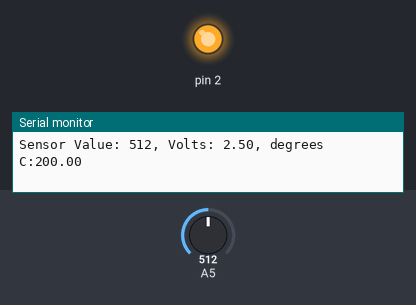
A sketch run on a simulated Arduino Uno, built with avr-gcc and run on an emulated ATmega328P. On the bench: output pins drawn as LEDs (lit = HIGH), the last lines printed to the serial monitor. The inputs (shaded band) are chosen by the test bench; at power-on: A5 = 512. Pins used as bus, display or sensor lines are not drawn.

Above: at 1.8 s.
1.9 s: A5 set to 189
3.4 s: A5 set to 168
At 5.2 s:
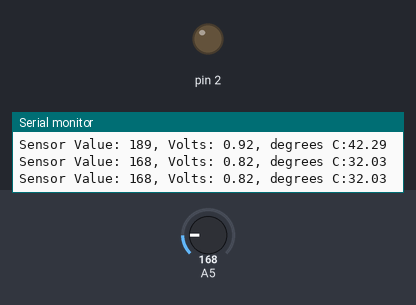
5.5 s: A5 set to 306
At 7.0 s:
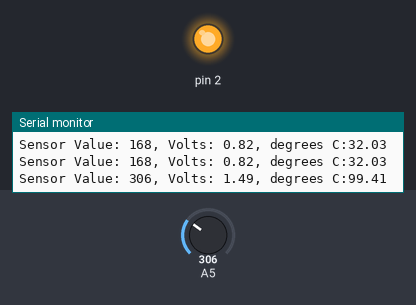
7.5 s: A5 set to 122
At 8.6 s:
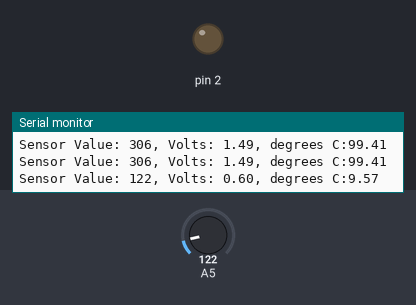
Timing chart, 0 to 10.5 s (numbered marks = the images above; inputs shaded):
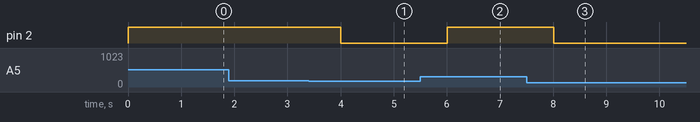

The sketch:

EX3.ino
```cpp
int switchState = LOW;

#define TEMPERATURE 5

const int sensorPin = TEMPERATURE;
const float baselineTemp = 30.0;

// setup the diodes to low
void setup(){
  Serial.begin(9600); // open a serial port

 for(int pinNumber = 0; pinNumber<3; pinNumber++){
    pinMode(pinNumber,OUTPUT);
    digitalWrite(pinNumber, LOW);
  }
}
// loop
void loop() {
  // print the real reading
  Serial.print("Sensor Value: ");
  int sensorVal = analogRead(sensorPin);
  Serial.print(sensorVal);

  // convert the ADC reading to voltage
  Serial.print(", Volts: ");
  float voltage = (sensorVal/1024.0) * 5.0;
  Serial.print(voltage);

  // convert the voltage to temperature in degrees
  Serial.print(", degrees C:" );
  float temperature = (voltage - .5) * 100;
  Serial.println(temperature);

  if(temperature < baselineTemp){
    digitalWrite(0, LOW);
    digitalWrite(1, LOW);
    digitalWrite(2, LOW);
    }
    else if (temperature >= baselineTemp+2 && temperature < baselineTemp+4){
    digitalWrite(0, HIGH);
    digitalWrite(1, LOW);
    digitalWrite(2, LOW);
    }
    else if(temperature >= baselineTemp+4 && temperature < baselineTemp+6){
    digitalWrite(0, HIGH);
    digitalWrite(1, HIGH);
    digitalWrite(2, LOW);
    }
    else if(temperature >= baselineTemp+6) {
    digitalWrite(0, HIGH);
    digitalWrite(1, HIGH);
    digitalWrite(2, HIGH);
    }
    delay(1000);

}
```

Measured:
- the behaviour switches between 177 and 176 on A5 (found by bisection; images 0 and 1)
- after the input at 3.4 s, pin 2: HIGH → LOW after 0.61 s
- after the input at 5.5 s, pin 2: LOW → HIGH after 0.51 s
- after the input at 7.5 s, pin 2: HIGH → LOW after 0.51 s
